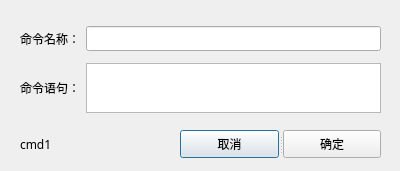
<?xml version="1.0" encoding="UTF-8"?>
<ui version="4.0">
 <class>Dialog</class>
 <widget class="QDialog" name="Dialog">
  <property name="geometry">
   <rect>
    <x>0</x>
    <y>0</y>
    <width>400</width>
    <height>171</height>
   </rect>
  </property>
  <property name="windowTitle">
   <string>Dialog</string>
  </property>
  <widget class="QWidget" name="layoutWidget">
   <property name="geometry">
    <rect>
     <x>20</x>
     <y>20</y>
     <width>361</width>
     <height>101</height>
    </rect>
   </property>
   <layout class="QVBoxLayout" name="verticalLayout">
    <item>
     <layout class="QHBoxLayout" name="horizontalLayout">
      <item>
       <widget class="QLabel" name="label">
        <property name="font">
         <font>
          <family>等线</family>
         </font>
        </property>
        <property name="text">
         <string>命令名称：</string>
        </property>
       </widget>
      </item>
      <item>
       <widget class="QLineEdit" name="cmdName">
        <property name="font">
         <font>
          <family>等线</family>
         </font>
        </property>
       </widget>
      </item>
     </layout>
    </item>
    <item>
     <layout class="QHBoxLayout" name="horizontalLayout_2">
      <item>
       <widget class="QLabel" name="label_2">
        <property name="font">
         <font>
          <family>等线</family>
         </font>
        </property>
        <property name="text">
         <string>命令语句：</string>
        </property>
       </widget>
      </item>
      <item>
       <widget class="QTextEdit" name="cmdContent">
        <property name="maximumSize">
         <size>
          <width>16777215</width>
          <height>50</height>
         </size>
        </property>
        <property name="font">
         <font>
          <family>等线</family>
         </font>
        </property>
       </widget>
      </item>
     </layout>
    </item>
   </layout>
  </widget>
  <widget class="QSplitter" name="splitter">
   <property name="geometry">
    <rect>
     <x>180</x>
     <y>130</y>
     <width>201</width>
     <height>28</height>
    </rect>
   </property>
   <property name="font">
    <font>
     <family>等线</family>
    </font>
   </property>
   <property name="orientation">
    <enum>Qt::Horizontal</enum>
   </property>
   <widget class="QPushButton" name="pushButton">
    <property name="text">
     <string>取消</string>
    </property>
   </widget>
   <widget class="QPushButton" name="pushButton_2">
    <property name="text">
     <string>确定</string>
    </property>
   </widget>
  </widget>
  <widget class="QLabel" name="cmdId">
   <property name="enabled">
    <bool>true</bool>
   </property>
   <property name="geometry">
    <rect>
     <x>20</x>
     <y>134</y>
     <width>71</width>
     <height>21</height>
    </rect>
   </property>
   <property name="font">
    <font>
     <family>等线</family>
    </font>
   </property>
   <property name="text">
    <string>cmd1</string>
   </property>
  </widget>
 </widget>
 <resources/>
 <connections>
  <connection>
   <sender>pushButton</sender>
   <signal>clicked()</signal>
   <receiver>Dialog</receiver>
   <slot>reject()</slot>
   <hints>
    <hint type="sourcelabel">
     <x>197</x>
     <y>144</y>
    </hint>
    <hint type="destinationlabel">
     <x>151</x>
     <y>139</y>
    </hint>
   </hints>
  </connection>
  <connection>
   <sender>pushButton_2</sender>
   <signal>clicked()</signal>
   <receiver>Dialog</receiver>
   <slot>accept()</slot>
   <hints>
    <hint type="sourcelabel">
     <x>319</x>
     <y>146</y>
    </hint>
    <hint type="destinationlabel">
     <x>392</x>
     <y>141</y>
    </hint>
   </hints>
  </connection>
 </connections>
</ui>
